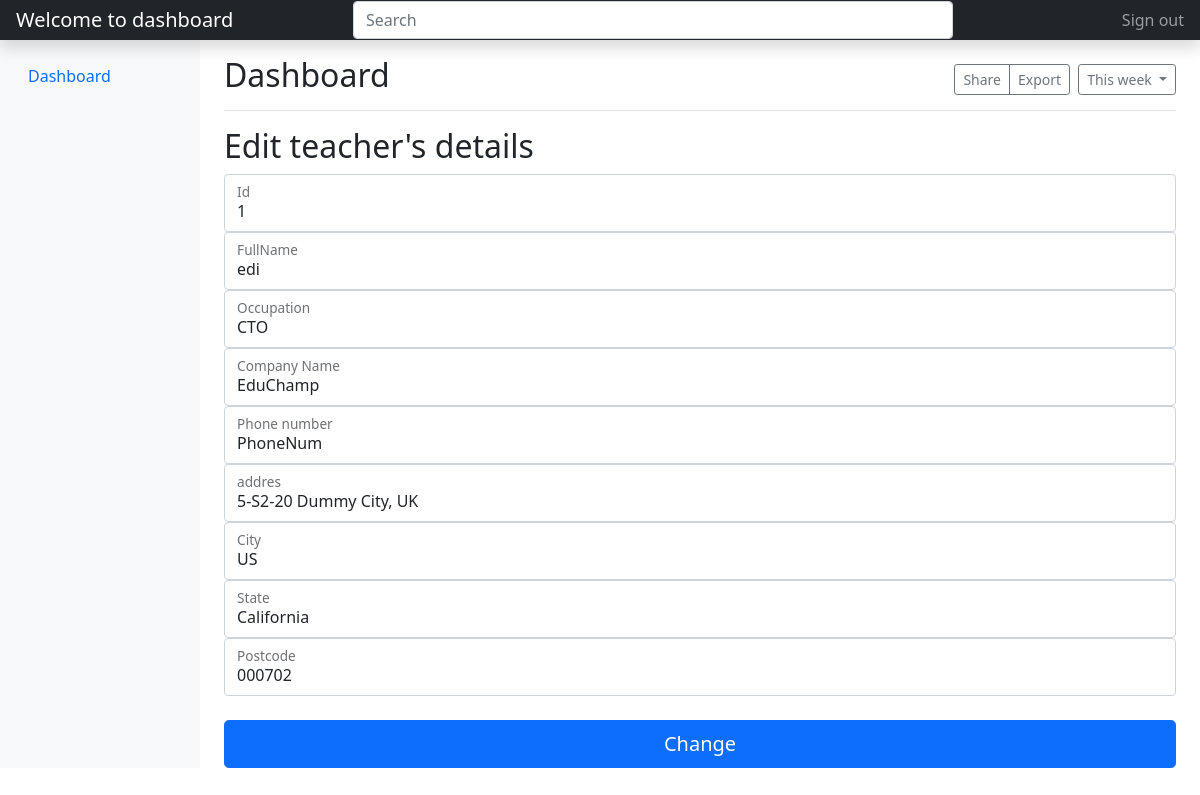
/uni/admin/EditTeachers.php?id=1, run on the app's committed database.
### tables this page shows
CREATE TABLE `teacher_profile` (
  `id` int(11) NOT NULL,
  `FullName` varchar(255) NOT NULL,
  `occupation` varchar(255) NOT NULL,
  `Company_Name` varchar(255) NOT NULL,
  `PhoneNum` varchar(255) NOT NULL,
  `addres` varchar(255) NOT NULL,
  `city` varchar(255) NOT NULL,
  `state` varchar(255) NOT NULL,
  `Postcode` varchar(255) NOT NULL
);

### uni/admin/EditTeachers.php (the view, shortened to what this page needs)
<?php
 include_once('../config.php');
 if (isset($_GET['id']) && is_numeric($_GET['id'])) {
     $id = $_GET['id'];
     $sql = "SELECT * FROM teacher_profile WHERE id=:id";
     $selectUser = $conn->prepare($sql);
     $selectUser->bindParam(':id', $id);
     $selectUser->execute();
     $user_data = $selectUser->fetch();
 } else {
     echo "Invalid request.";
     exit;
 }
 ?>
 <!DOCTYPE html>
 <html>
 <head>
 	<link href="https://cdn.jsdelivr.net/npm/bootstrap@5.1.3/dist/css/bootstrap.min.css" rel="stylesheet">
 </head>
 <body>
 <header class="navbar navbar-dark sticky-top bg-dark flex-md-nowrap p-0 shadow">
  <a class="navbar-brand col-md-3 col-lg-2 me-0 px-3" href="#"><?php echo "Welcome to dashboard ".$_SESSION['username']; ?></a>
  <input class="form-control form-control-dark w-50" type="text" placeholder="Search" aria-label="Search">
  <div class="navbar-nav">
    <div class="nav-item text-nowrap">
      <a class="nav-link px-3" href="logout.php">Sign out</a>
    </div>
  </div>
</header>
<div class="container-fluid">
  <div class="row">
    <nav id="sidebarMenu" class="col-md-3 col-lg-2 d-md-block bg-light sidebar collapse">
      <div class="position-sticky pt-3">
        <ul class="nav flex-column">
          <li class="nav-item">
            <a class="nav-link active" aria-current="page" href="index.php">
              Dashboard
            </a>
        </ul>
      </div>
    </nav>
    <main class="col-md-9 ms-sm-auto col-lg-10 px-md-4">
      <div class="d-flex justify-content-between flex-wrap flex-md-nowrap align-items-center pt-3 pb-2 mb-3 border-bottom">
        <h1 class="h2">Dashboard</h1>
        <div class="btn-toolbar mb-2 mb-md-0">
          <div class="btn-group me-2">
            <button type="button" class="btn btn-sm btn-outline-secondary">Share</button>
            <button type="button" class="btn btn-sm btn-outline-secondary">Export</button>
          </div>
          <button type="button" class="btn btn-sm btn-outline-secondary dropdown-toggle">
            This week
          </button>
        </div>
      </div>
      <h2>Edit teacher's details</h2>
      <div class="table-responsive">
        <form action="updateTeacher.php" method="post">
        <div class="form-floating">
          <input type="number" class="form-control" id="floatingInput" placeholder="Id" name="id" value="<?php echo  $user_data['id'] ?>">
          <label for="floatingInput">Id</label>
        </div>
        <div class="form-floating">
          <input type="text" class="form-control" id="floatingInput" placeholder="FullName" name="FullName" value="<?php echo  $user_data['FullName'] ?>">
          <label for="floatingInput">FullName</label>
        </div>
        <div class="form-floating">
          <input type="text" class="form-control" id="floatingInput" placeholder="Occupation" name="occupation" value="<?php echo  $user_data['occupation'] ?>">
          <label for="floatingInput">Occupation</label>
        </div>
        <div class="form-floating">
          <input type="text" class="form-control" id="floatingInput" placeholder="Company Name" name="Company_Name" value="<?php echo  $user_data['Company_Name'] ?>">
          <label for="floatingInput">Company Name</label>
        </div>
        <div class="form-floating">
          <input type="text" class="form-control" id="floatingInput" placeholder="PhoneNumber" name="PhoneNum" value="<?php echo  $user_data['PhoneNum'] ?>">
          <label for="floatingInput">Phone number</label>
        </div><div class="form-floating">
          <input type="text" class="form-control" id="floatingInput" placeholder="address" name="addres" value="<?php echo  $user_data['addres'] ?>">
          <label for="floatingInput">addres</label>
        </div><div class="form-floating">
          <input type="text" class="form-control" id="floatingInput" placeholder="City" name="city" value="<?php echo  $user_data['city'] ?>">
          <label for="floatingInput">City</label>
        </div><div class="form-floating">
          <input type="text" class="form-control" id="floatingInput" placeholder="State" name="state" value="<?php echo  $user_data['state'] ?>">
          <label for="floatingInput">State</label>
        </div>
        </div><div class="form-floating">
          <input type="text" class="form-control" id="floatingInput" placeholder="Postcode" name="Postcode" value="<?php echo  $user_data['Postcode'] ?>">
          <label for="floatingInput">Postcode</label>
        </div>
        <br>
        <button class="w-100 btn btn-lg btn-primary" type="submit" name="submit">Change</button>
      </div>
  </div>
  </body>
</html>
 </body>
 </html>

### data on the page
teacher_profile: id "1", FullName "edi", occupation "CTO", Company_Name "EduChamp", PhoneNum "PhoneNum", addres "5-S2-20 Dummy City, UK", city "US", state "California", Postcode "000702"
